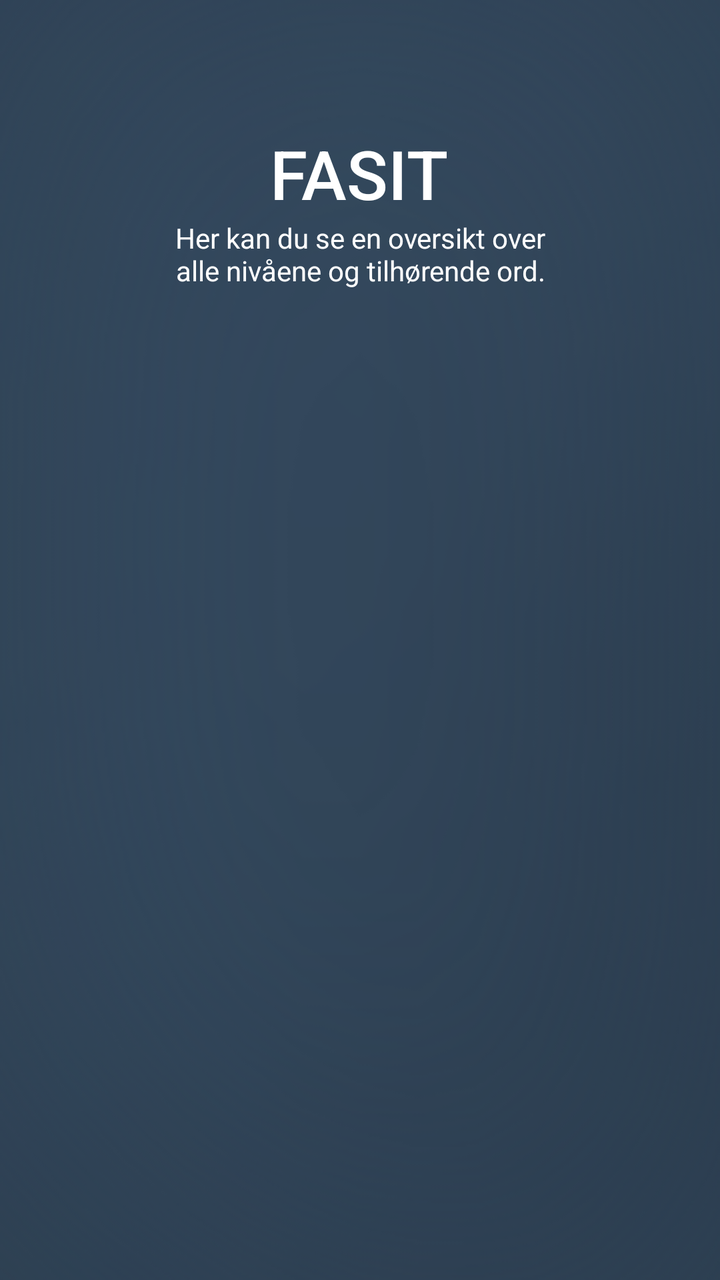
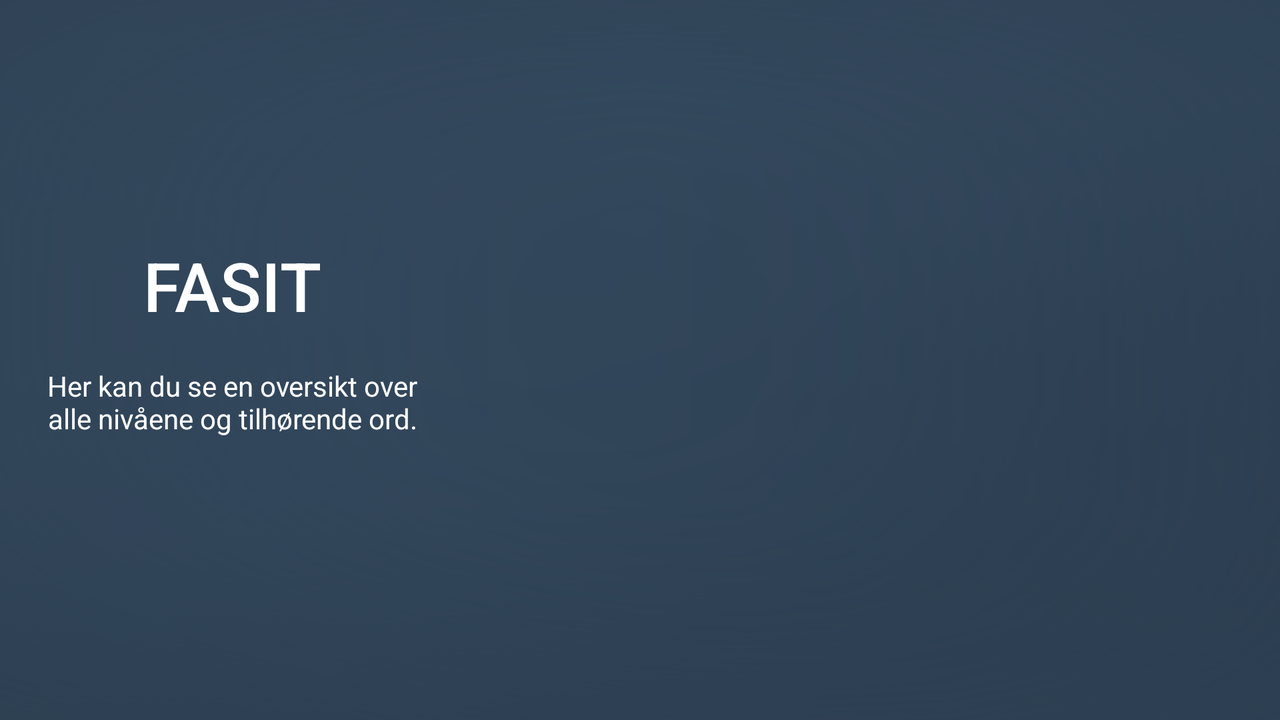

Two renders of one Android screen. The first uses the default layout on a phone; the second uses the alternative layout the repository ships for a different screen configuration, on a matching device. The two XML files are below.
<!-- AndroidManifest.xml: application theme Theme.Stjerneord -->
<!-- res/layout/activity_answers.xml -->
<?xml version="1.0" encoding="utf-8"?>
<androidx.constraintlayout.widget.ConstraintLayout xmlns:android="http://schemas.android.com/apk/res/android"
    xmlns:app="http://schemas.android.com/apk/res-auto"
    xmlns:tools="http://schemas.android.com/tools"
    android:layout_width="match_parent"
    android:layout_height="match_parent"
    android:background="@drawable/bg_1">

    <TextView
        android:id="@+id/textView3"
        android:layout_width="wrap_content"
        android:layout_height="wrap_content"
        android:layout_marginTop="64dp"
        android:fontFamily="sans-serif-medium"
        android:text="FASIT"
        android:textAlignment="center"
        android:textColor="@color/white"
        android:textSize="34sp"
        app:layout_constraintEnd_toEndOf="parent"
        app:layout_constraintHorizontal_bias="0.498"
        app:layout_constraintStart_toStartOf="parent"
        app:layout_constraintTop_toTopOf="parent" />

    <TextView
        android:id="@+id/textView4"
        android:layout_width="wrap_content"
        android:layout_height="wrap_content"
        android:text="Her kan du se en oversikt over\nalle nivåene og tilhørende ord."
        android:textAlignment="center"
        android:textColor="@color/white"
        android:textSize="14sp"
        app:layout_constraintEnd_toEndOf="parent"
        app:layout_constraintStart_toStartOf="parent"
        app:layout_constraintTop_toBottomOf="@+id/textView3" />

    <ScrollView
        android:layout_width="356dp"
        android:layout_height="495dp"
        app:layout_constraintBottom_toBottomOf="parent"
        app:layout_constraintEnd_toEndOf="parent"
        app:layout_constraintHorizontal_bias="0.49"
        app:layout_constraintStart_toStartOf="parent"
        app:layout_constraintTop_toBottomOf="@+id/textView4"
        app:layout_constraintVertical_bias="0.505">

        <LinearLayout
            android:id="@+id/outputLayout"
            android:layout_width="match_parent"
            android:layout_height="wrap_content"
            android:orientation="vertical">

        </LinearLayout>
    </ScrollView>

</androidx.constraintlayout.widget.ConstraintLayout>
<!-- resources referenced by this layout -->
<resources>
  <!-- drawable bg_1: png bitmap (drawable, 68678 bytes) -->
  <style name="Theme.Stjerneord" parent="Theme.MaterialComponents.DayNight.DarkActionBar">
          
          <item name="colorPrimary">@color/purple_500</item>
          <item name="colorPrimaryVariant">@color/purple_700</item>
          <item name="colorOnPrimary">@color/white</item>
          
          <item name="colorSecondary">@color/teal_200</item>
          <item name="colorSecondaryVariant">@color/teal_700</item>
          <item name="colorOnSecondary">@color/black</item>
          
          <item name="android:statusBarColor" tools:targetApi="l">?attr/colorPrimaryVariant</item>
          
      </style>
</resources>
<!-- res/layout-land/activity_answers.xml (the repository's variant of the layout above) -->
<!-- drawn on the phone turned sideways -->
<?xml version="1.0" encoding="utf-8"?>
<androidx.constraintlayout.widget.ConstraintLayout xmlns:android="http://schemas.android.com/apk/res/android"
    xmlns:app="http://schemas.android.com/apk/res-auto"
    xmlns:tools="http://schemas.android.com/tools"
    android:layout_width="match_parent"
    android:layout_height="match_parent"
    android:background="@drawable/bg_1">

    <TextView
        android:id="@+id/textView3"
        android:layout_width="wrap_content"
        android:layout_height="wrap_content"
        android:layout_marginTop="120dp"
        android:fontFamily="sans-serif-medium"
        android:text="FASIT"
        android:textAlignment="center"
        android:textColor="@color/white"
        android:textSize="34sp"
        app:layout_constraintEnd_toEndOf="parent"
        app:layout_constraintHorizontal_bias="0.13"
        app:layout_constraintStart_toStartOf="parent"
        app:layout_constraintTop_toTopOf="parent" />

    <TextView
        android:id="@+id/textView4"
        android:layout_width="wrap_content"
        android:layout_height="wrap_content"
        android:layout_marginTop="18dp"
        android:text="Her kan du se en oversikt over\nalle nivåene og tilhørende ord."
        android:textAlignment="center"
        android:textColor="@color/white"
        android:textSize="14sp"
        app:layout_constraintEnd_toEndOf="@+id/textView3"
        app:layout_constraintStart_toStartOf="@+id/textView3"
        app:layout_constraintTop_toBottomOf="@+id/textView3" />

    <ScrollView
        android:layout_width="405dp"
        android:layout_height="350dp"
        app:layout_constraintBottom_toBottomOf="parent"
        app:layout_constraintEnd_toEndOf="parent"
        app:layout_constraintHorizontal_bias="0.911"
        app:layout_constraintStart_toEndOf="@+id/textView3"
        app:layout_constraintTop_toTopOf="parent"
        app:layout_constraintVertical_bias="0.491">

        <LinearLayout
            android:id="@+id/outputLayout"
            android:layout_width="match_parent"
            android:layout_height="wrap_content"
            android:orientation="vertical">

        </LinearLayout>
    </ScrollView>

</androidx.constraintlayout.widget.ConstraintLayout>
